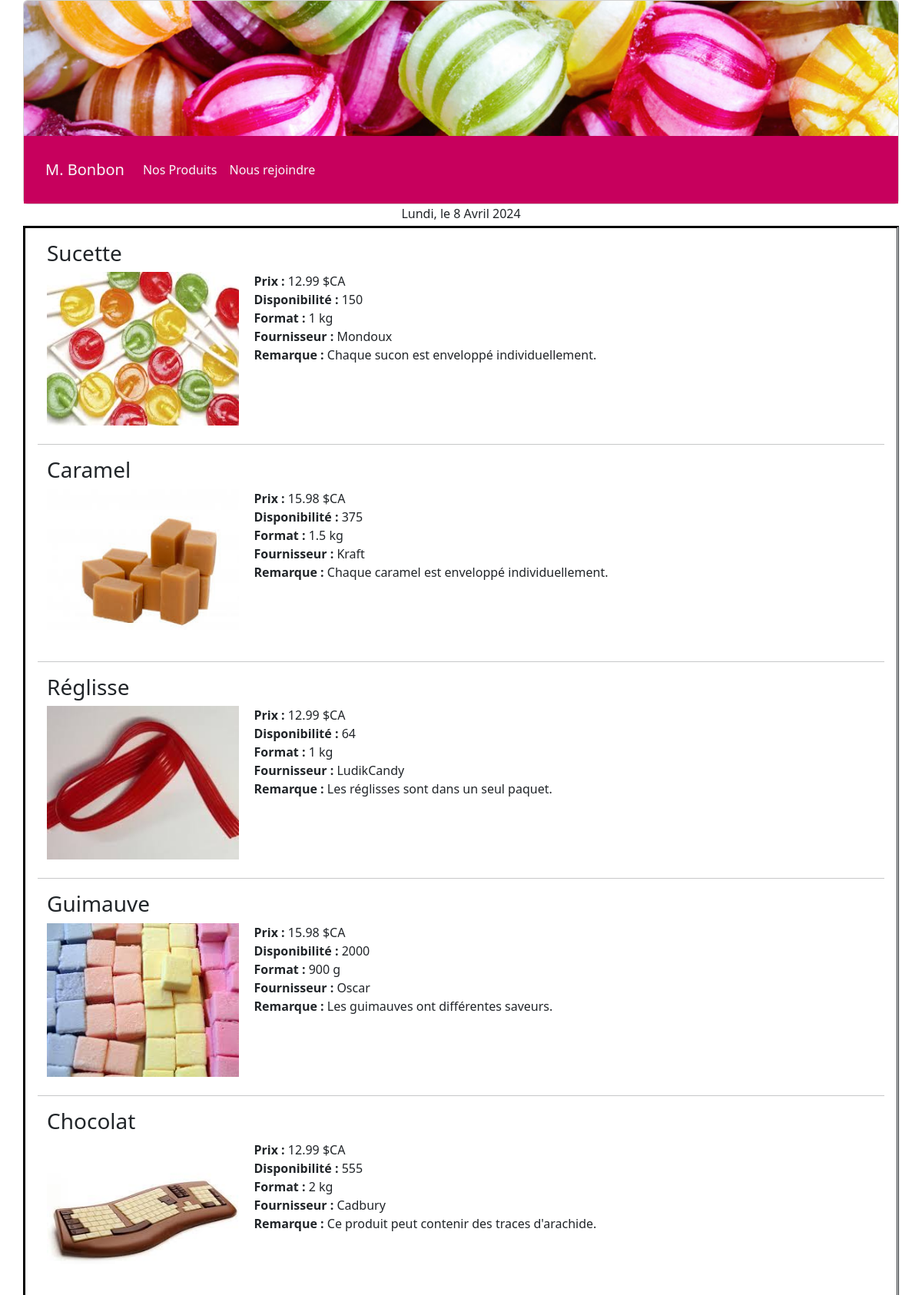
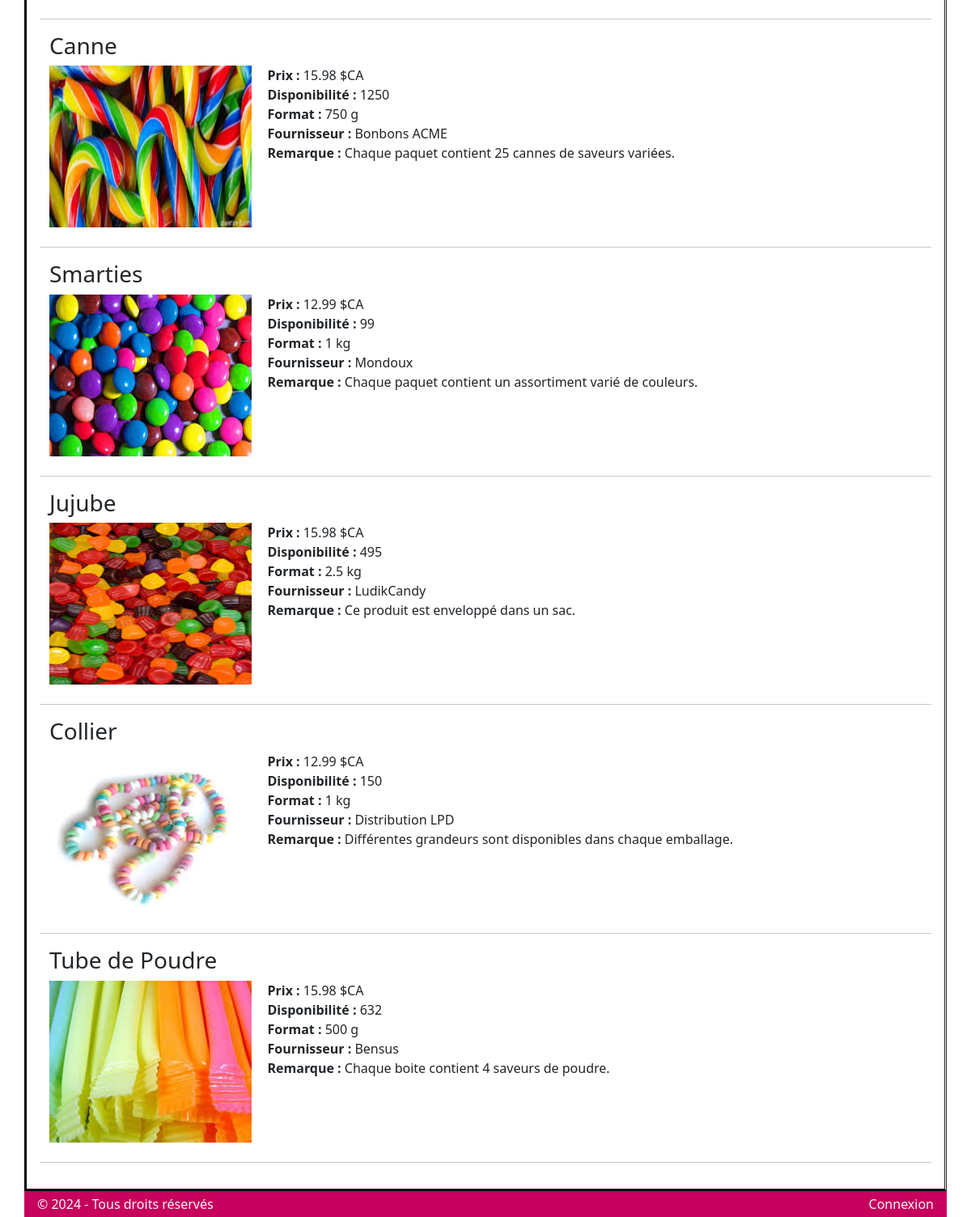
Page /produit.php on the committed database (2 pictures, top to bottom).
### tables this page shows
create table produit
(
	idProduit smallint NOT NULL auto_increment,
	nomProduit varchar(50) NOT NULL,
	fournisseur varchar(50),
	quantite smallint NOT NULL,
	format varchar(25),
	prix float NOT NULL,
	description varchar(100),
	PRIMARY KEY (idProduit)
);

### produit.php (called while the page is built, shortened)
<?php
    require('./librairie/fonction.lib.php');
    require('./inclus/entete.inc');
    AfficherProduit($bd);
?>
<?php require('./inclus/piedpage.inc'); ?>

### librairie/fonction.lib.php (the view, shortened to what this page needs)
<?php
function AfficherProduit($bd){
    $requete = "select * from produit";
    $resultat = mysqli_query($bd, $requete);
    while($ligne = mysqli_fetch_array($resultat)){
        print("<div class = 'row mb-4' >");
        print("<h3>$ligne[nomProduit]</h3>");
        print("<div class ='col-md-5 col-lg-4 col-xl-3 col' >");
        print("<img class = '' src ='images/$ligne[idProduit].jpg' height = '200' width = '250'>");
        print("</div>");
        print("<div class ='col-md-7 col' style = 'text-align: start;'>");
        print("<strong>Prix : </strong>$ligne[prix] \$CA <br/>");
        print("<strong>Disponibilité : </strong>$ligne[quantite] <br/>");
        print("<strong>Format : </strong>$ligne[format] <br/>");
        print("<strong>Fournisseur : </strong>$ligne[fournisseur] <br/>");
        print("<strong>Remarque : </strong>$ligne[description] <br/>");
        print("</div>");
        print("</div>");
        print("<hr/>");
    }
}
?>

### inclus/entete.inc (shortened to what this page needs)
<!DOCTYPE html>
<html lang="fr">
  <head>
    <link
      rel="stylesheet"
      href="https://cdn.jsdelivr.net/npm/bootstrap@5.3.3/dist/css/bootstrap.min.css"
    />
    <link rel="stylesheet" href="./css/style.css" />
  </head>
  <body onload="AfficherDate()">
    <div class="container">
      <div class="row card">
        <img
          src="./images/bonbon2.png"
          class="card-img-top p-0"
          style="width: 100%"
          alt="Des bonbons"
        />
        <div class="card-body bonbonBg">
          <nav class="navbar navbar-expand-lg">
            <div class="container-fluid">
              <a class="navbar-brand text-light" href="./index.php"
                >M. Bonbon</a
              >
              <div class="collapse navbar-collapse" id="navbarNavAltMarkup">
                <div class="navbar-nav">
                  <a
                    class="nav-link active text-light"
                    aria-current="page"
                    href="./produit.php"
                    >Nos Produits</a
                  >
                  <a class="nav-link text-light" href="./rejoindre.php">Nous rejoindre</a>
                </div>
              </div>
            </div>
          </nav>
        </div>
      </div>
      <div class="text-center" id="date"></div>
      <div class="row p-3 mt-1 bordure" style="text-align: justify;">

### inclus/piedPage.inc
    </div>
    <div class="row text-light p-1 bonbonBg">
        <div class="col-6">&copy; 2024 - Tous droits réservés</div>
        <div class="col-6 text-end"><a class="text-light text-decoration-none" href="./connexion.php">Connexion</a></div>
    </div>
</body>
</html>

### css/style.css (style rules this page uses)
.bonbonBg { background-color: rgb(199, 0, 93); }
.bordure { border: solid 3px black; border-right: double; }

### rows in the picture
produit: nomProduit "Sucette", shows a picture, prix "12.99", quantite "150", format "1 kg", fournisseur "Mondoux", description "Chaque sucon est enveloppé individuellement."
produit: nomProduit "Caramel", shows a picture, prix "15.98", quantite "375", format "1.5 kg", fournisseur "Kraft", description "Chaque caramel est enveloppé individuellement."
produit: nomProduit "Réglisse", shows a picture, prix "12.99", quantite "64", format "1 kg", fournisseur "LudikCandy", description "Les réglisses sont dans un seul paquet."
produit: nomProduit "Guimauve", shows a picture, prix "15.98", quantite "2000", format "900 g", fournisseur "Oscar", description "Les guimauves ont différentes saveurs."
produit: nomProduit "Chocolat", shows a picture, prix "12.99", quantite "555", format "2 kg", fournisseur "Cadbury", description "Ce produit peut contenir des traces d'arachide."
produit: nomProduit "Canne", shows a picture, prix "15.98", quantite "1250", format "750 g", fournisseur "Bonbons ACME", description "Chaque paquet contient 25 cannes de saveurs variées."
produit: nomProduit "Smarties", shows a picture, prix "12.99", quantite "99", format "1 kg", fournisseur "Mondoux", description "Chaque paquet contient un assortiment varié de couleurs."
produit: nomProduit "Jujube", shows a picture, prix "15.98", quantite "495", format "2.5 kg", fournisseur "LudikCandy", description "Ce produit est enveloppé dans un sac."
produit: nomProduit "Collier", shows a picture, prix "12.99", quantite "150", format "1 kg", fournisseur "Distribution LPD", description "Différentes grandeurs sont disponibles dans chaque emballage."
produit: nomProduit "Tube de Poudre", shows a picture, prix "15.98", quantite "632", format "500 g", fournisseur "Bensus", description "Chaque boite contient 4 saveurs de poudre."
